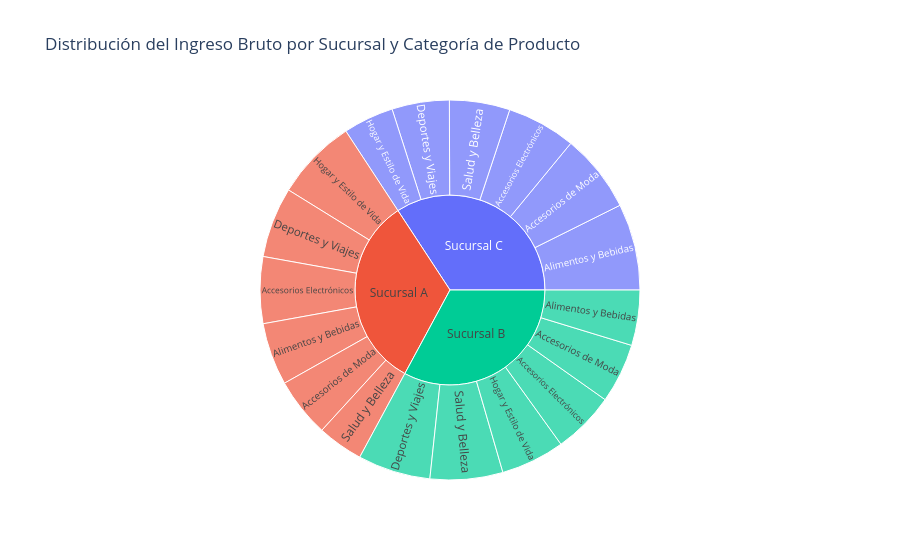

Notebook code for this chart:
### Markdown cell above
**8. Composición del Ingreso Bruto por Sucursal y Línea de Producto**

### Code cell
# Diccionario de traducción para sucursales y líneas de producto
traducir_sucursal = {
    "A": "Sucursal A",
    "B": "Sucursal B",
    "C": "Sucursal C"
}

traducir_productos = {
    "Health and beauty": "Salud y Belleza",
    "Electronic accessories": "Accesorios Electrónicos",
    "Home and lifestyle": "Hogar y Estilo de Vida",
    "Sports and travel": "Deportes y Viajes",
    "Food and beverages": "Alimentos y Bebidas",
    "Fashion accessories": "Accesorios de Moda"
}

# Aplicar la traducción a las columnas correspondientes
df["Sucursal"] = df["Branch"].map(traducir_sucursal)
df["Categoría de Producto"] = df["Product line"].map(traducir_productos)


# Crear gráfico con nombres traducidos
fig = px.sunburst(df, path=["Sucursal", "Categoría de Producto"], values="gross income",
                  title="Distribución del Ingreso Bruto por Sucursal y Categoría de Producto")

# Mostrar el gráfico
fig.show()

### Figure 1 — Plotly figure (JSON) as saved in the notebook; plotly's stock layout.template omitted (floating-point values rounded to 4 significant figures)
{"data": [{"branchvalues": "total", "domain": {"x": [0, 1], "y": [0, 1]}, "hovertemplate": "labels=%{label}<br>gross income=%{value}<br>parent=%{parent}<br>id=%{id}<extra></extra>", "ids": ["Sucursal A/Salud y Belleza", "Sucursal C/Accesorios Electrónicos", "Sucursal A/Hogar y Estilo de Vida", "Sucursal A/Deportes y Viajes", "Sucursal A/Accesorios Electrónicos", "Sucursal C/Hogar y Estilo de Vida", "Sucursal B/Alimentos y Bebidas", "Sucursal B/Accesorios de Moda", "Sucursal B/Accesorios Electrónicos", "Sucursal A/Alimentos y Bebidas", "Sucursal B/Deportes y Viajes", "Sucursal B/Hogar y Estilo de Vida", "Sucursal B/Salud y Belleza", "Sucursal A/Accesorios de Moda", "Sucursal C/Alimentos y Bebidas", "Sucursal C/Deportes y Viajes", "Sucursal C/Salud y Belleza", "Sucursal C/Accesorios de Moda", "Sucursal A", "Sucursal C", "Sucursal B"], "labels": ["Salud y Belleza", "Accesorios Electrónicos", "Hogar y Estilo de Vida", "Deportes y Viajes", "Accesorios Electrónicos", "Hogar y Estilo de Vida", "Alimentos y Bebidas", "Accesorios de Moda", "Accesorios Electrónicos", "Alimentos y Bebidas", "Deportes y Viajes", "Hogar y Estilo de Vida", "Salud y Belleza", "Accesorios de Moda", "Alimentos y Bebidas", "Deportes y Viajes", "Salud y Belleza", "Accesorios de Moda", "Sucursal A", "Sucursal C", "Sucursal B"], "name": "", "parents": ["Sucursal A", "Sucursal C", "Sucursal A", "Sucursal A", "Sucursal A", "Sucursal C", "Sucursal B", "Sucursal B", "Sucursal B", "Sucursal A", "Sucursal B", "Sucursal B", "Sucursal B", "Sucursal A", "Sucursal C", "Sucursal C", "Sucursal C", "Sucursal C", "", "", ""], "type": "sunburst", "values": [599.9, 903.3, 1067.0, 922.5, 872.2, 661.7, 724.5, 781.6, 812.0, 817.3, 951.8, 835.7, 951.5, 777.7, 1132.0, 750.6, 791.2, 1027.0, 5057.0, 5265.0, 5057.0]}], "layout": {"legend": {"tracegroupgap": 0}, "title": {"text": "Distribución del Ingreso Bruto por Sucursal y Categoría de Producto"}}}
